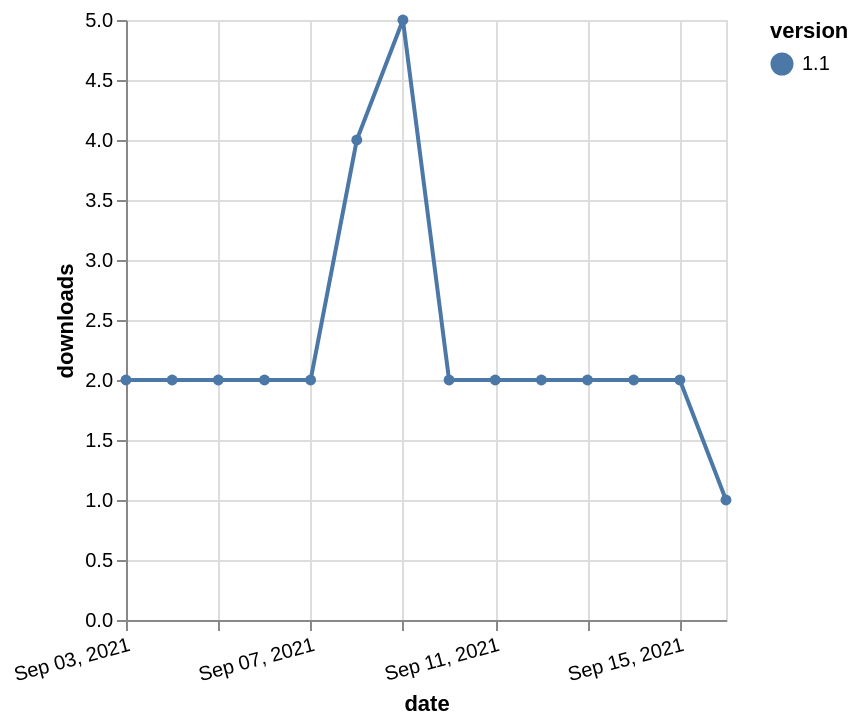

Vega-Lite specification stored for this chart:
### Vega-Lite specification from a JSON file in a GitHub repository (floating-point values rounded to 4 significant figures)
{"$schema": "https://vega.github.io/schema/vega-lite/v5.json", "description": "A simple bar chart with embedded data.", "data": {"values": [{"date": "2021-09-03", "total": 733, "delta": 2, "version": "1.1"}, {"date": "2021-09-04", "total": 735, "delta": 2, "version": "1.1"}, {"date": "2021-09-05", "total": 737, "delta": 2, "version": "1.1"}, {"date": "2021-09-06", "total": 739, "delta": 2, "version": "1.1"}, {"date": "2021-09-07", "total": 741, "delta": 2, "version": "1.1"}, {"date": "2021-09-08", "total": 745, "delta": 4, "version": "1.1"}, {"date": "2021-09-09", "total": 750, "delta": 5, "version": "1.1"}, {"date": "2021-09-10", "total": 752, "delta": 2, "version": "1.1"}, {"date": "2021-09-11", "total": 754, "delta": 2, "version": "1.1"}, {"date": "2021-09-12", "total": 756, "delta": 2, "version": "1.1"}, {"date": "2021-09-13", "total": 758, "delta": 2, "version": "1.1"}, {"date": "2021-09-14", "total": 760, "delta": 2, "version": "1.1"}, {"date": "2021-09-15", "total": 762, "delta": 2, "version": "1.1"}, {"date": "2021-09-16", "total": 763, "delta": 1, "version": "1.1"}]}, "width": "container", "mark": {"type": "line", "point": {"filled": true}}, "encoding": {"x": {"field": "date", "type": "temporal", "timeUnit": "yearmonthdate", "title": "date", "axis": {"labelAngle": -15}}, "y": {"field": "delta", "type": "quantitative", "title": "downloads"}, "color": {"field": "version", "type": "nominal"}, "tooltip": {"field": "delta"}}}
